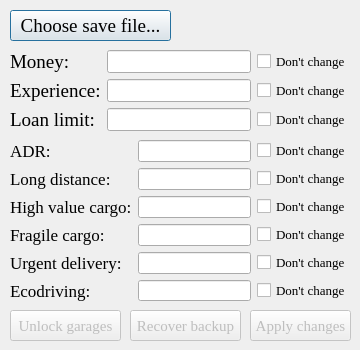
<?xml version="1.0" encoding="UTF-8"?>
<ui version="4.0">
 <author>JDM170</author>
 <class>MainWindow</class>
 <widget class="QDialog" name="MainWindow">
  <property name="geometry">
   <rect>
    <x>0</x>
    <y>0</y>
    <width>360</width>
    <height>350</height>
   </rect>
  </property>
  <property name="minimumSize">
   <size>
    <width>360</width>
    <height>350</height>
   </size>
  </property>
  <property name="maximumSize">
   <size>
    <width>360</width>
    <height>350</height>
   </size>
  </property>
  <property name="font">
   <font>
    <family>Times New Roman</family>
    <pointsize>12</pointsize>
   </font>
  </property>
  <property name="windowTitle">
   <string>SaveWizard</string>
  </property>
  <widget class="QWidget" name="gridLayoutWidget">
   <property name="geometry">
    <rect>
     <x>10</x>
     <y>50</y>
     <width>341</width>
     <height>81</height>
    </rect>
   </property>
   <layout class="QGridLayout" name="basic_inf_layout">
    <item row="0" column="1">
     <widget class="QLineEdit" name="money_edit">
      <property name="font">
       <font>
        <family>Times New Roman</family>
        <pointsize>10</pointsize>
       </font>
      </property>
     </widget>
    </item>
    <item row="0" column="2">
     <widget class="QCheckBox" name="money_dont_change">
      <property name="font">
       <font>
        <family>Times New Roman</family>
        <pointsize>10</pointsize>
       </font>
      </property>
      <property name="text">
       <string>Don't change</string>
      </property>
     </widget>
    </item>
    <item row="1" column="0">
     <widget class="QLabel" name="xp_label">
      <property name="font">
       <font>
        <family>Times New Roman</family>
        <pointsize>14</pointsize>
       </font>
      </property>
      <property name="text">
       <string>Experience:</string>
      </property>
     </widget>
    </item>
    <item row="1" column="1">
     <widget class="QLineEdit" name="xp_edit">
      <property name="font">
       <font>
        <family>Times New Roman</family>
        <pointsize>10</pointsize>
       </font>
      </property>
     </widget>
    </item>
    <item row="1" column="2">
     <widget class="QCheckBox" name="xp_dont_change">
      <property name="font">
       <font>
        <family>Times New Roman</family>
        <pointsize>10</pointsize>
       </font>
      </property>
      <property name="text">
       <string>Don't change</string>
      </property>
     </widget>
    </item>
    <item row="2" column="0">
     <widget class="QLabel" name="loan_limit_label">
      <property name="font">
       <font>
        <family>Times New Roman</family>
        <pointsize>14</pointsize>
       </font>
      </property>
      <property name="text">
       <string>Loan limit:</string>
      </property>
     </widget>
    </item>
    <item row="2" column="1">
     <widget class="QLineEdit" name="loan_limit_edit">
      <property name="font">
       <font>
        <family>Times New Roman</family>
        <pointsize>10</pointsize>
       </font>
      </property>
     </widget>
    </item>
    <item row="2" column="2">
     <widget class="QCheckBox" name="loan_limit_dont_change">
      <property name="font">
       <font>
        <family>Times New Roman</family>
        <pointsize>10</pointsize>
       </font>
      </property>
      <property name="text">
       <string>Don't change</string>
      </property>
     </widget>
    </item>
    <item row="0" column="0">
     <widget class="QLabel" name="money_label">
      <property name="font">
       <font>
        <family>Times New Roman</family>
        <pointsize>14</pointsize>
       </font>
      </property>
      <property name="text">
       <string>Money:</string>
      </property>
     </widget>
    </item>
   </layout>
  </widget>
  <widget class="QPushButton" name="path_button">
   <property name="geometry">
    <rect>
     <x>10</x>
     <y>10</y>
     <width>161</width>
     <height>31</height>
    </rect>
   </property>
   <property name="font">
    <font>
     <family>Times New Roman</family>
     <pointsize>14</pointsize>
    </font>
   </property>
   <property name="text">
    <string>Choose save file...</string>
   </property>
  </widget>
  <widget class="QPushButton" name="backup">
   <property name="enabled">
    <bool>false</bool>
   </property>
   <property name="geometry">
    <rect>
     <x>130</x>
     <y>310</y>
     <width>111</width>
     <height>31</height>
    </rect>
   </property>
   <property name="font">
    <font>
     <family>Times New Roman</family>
     <pointsize>11</pointsize>
    </font>
   </property>
   <property name="text">
    <string>Recover backup</string>
   </property>
  </widget>
  <widget class="QCheckBox" name="dont_change_all_inf">
   <property name="enabled">
    <bool>false</bool>
   </property>
   <property name="geometry">
    <rect>
     <x>80</x>
     <y>350</y>
     <width>211</width>
     <height>21</height>
    </rect>
   </property>
   <property name="font">
    <font>
     <family>Times New Roman</family>
     <pointsize>10</pointsize>
    </font>
   </property>
   <property name="text">
    <string>Don't save all changes in this form</string>
   </property>
   <property name="checkable">
    <bool>false</bool>
   </property>
  </widget>
  <widget class="QWidget" name="gridLayoutWidget_3">
   <property name="geometry">
    <rect>
     <x>10</x>
     <y>140</y>
     <width>341</width>
     <height>161</height>
    </rect>
   </property>
   <layout class="QGridLayout" name="skills_layout">
    <item row="1" column="1">
     <widget class="QLineEdit" name="long_distance_edit">
      <property name="font">
       <font>
        <family>Times New Roman</family>
        <pointsize>10</pointsize>
       </font>
      </property>
     </widget>
    </item>
    <item row="4" column="0">
     <widget class="QLabel" name="urgent_delivery_label">
      <property name="font">
       <font>
        <family>Times New Roman</family>
        <pointsize>13</pointsize>
       </font>
      </property>
      <property name="text">
       <string>Urgent delivery:</string>
      </property>
     </widget>
    </item>
    <item row="5" column="2">
     <widget class="QCheckBox" name="ecodriving_dont_change">
      <property name="font">
       <font>
        <family>Times New Roman</family>
        <pointsize>10</pointsize>
       </font>
      </property>
      <property name="text">
       <string>Don't change</string>
      </property>
     </widget>
    </item>
    <item row="0" column="1">
     <widget class="QLineEdit" name="adr_edit">
      <property name="font">
       <font>
        <family>Times New Roman</family>
        <pointsize>10</pointsize>
       </font>
      </property>
     </widget>
    </item>
    <item row="4" column="1">
     <widget class="QLineEdit" name="urgent_delivery_edit">
      <property name="font">
       <font>
        <family>Times New Roman</family>
        <pointsize>10</pointsize>
       </font>
      </property>
     </widget>
    </item>
    <item row="3" column="2">
     <widget class="QCheckBox" name="fragile_cargo_dont_change">
      <property name="font">
       <font>
        <family>Times New Roman</family>
        <pointsize>10</pointsize>
       </font>
      </property>
      <property name="text">
       <string>Don't change</string>
      </property>
     </widget>
    </item>
    <item row="5" column="1">
     <widget class="QLineEdit" name="ecodriving_edit">
      <property name="font">
       <font>
        <family>Times New Roman</family>
        <pointsize>10</pointsize>
       </font>
      </property>
     </widget>
    </item>
    <item row="2" column="2">
     <widget class="QCheckBox" name="high_value_cargo_dont_change">
      <property name="font">
       <font>
        <family>Times New Roman</family>
        <pointsize>10</pointsize>
       </font>
      </property>
      <property name="text">
       <string>Don't change</string>
      </property>
     </widget>
    </item>
    <item row="3" column="1">
     <widget class="QLineEdit" name="fragile_cargo_edit">
      <property name="font">
       <font>
        <family>Times New Roman</family>
        <pointsize>10</pointsize>
       </font>
      </property>
     </widget>
    </item>
    <item row="0" column="2">
     <widget class="QCheckBox" name="adr_dont_change">
      <property name="font">
       <font>
        <family>Times New Roman</family>
        <pointsize>10</pointsize>
       </font>
      </property>
      <property name="text">
       <string>Don't change</string>
      </property>
     </widget>
    </item>
    <item row="1" column="2">
     <widget class="QCheckBox" name="long_distance_dont_change">
      <property name="font">
       <font>
        <family>Times New Roman</family>
        <pointsize>10</pointsize>
       </font>
      </property>
      <property name="text">
       <string>Don't change</string>
      </property>
     </widget>
    </item>
    <item row="2" column="1">
     <widget class="QLineEdit" name="high_value_cargo_edit">
      <property name="font">
       <font>
        <family>Times New Roman</family>
        <pointsize>10</pointsize>
       </font>
      </property>
     </widget>
    </item>
    <item row="2" column="0">
     <widget class="QLabel" name="high_value_cargo_label">
      <property name="font">
       <font>
        <family>Times New Roman</family>
        <pointsize>13</pointsize>
       </font>
      </property>
      <property name="text">
       <string>High value cargo:</string>
      </property>
     </widget>
    </item>
    <item row="3" column="0">
     <widget class="QLabel" name="fragile_cargo_label">
      <property name="font">
       <font>
        <family>Times New Roman</family>
        <pointsize>13</pointsize>
       </font>
      </property>
      <property name="text">
       <string>Fragile cargo:</string>
      </property>
     </widget>
    </item>
    <item row="5" column="0">
     <widget class="QLabel" name="ecodriving_label">
      <property name="font">
       <font>
        <family>Times New Roman</family>
        <pointsize>13</pointsize>
       </font>
      </property>
      <property name="text">
       <string>Ecodriving:</string>
      </property>
     </widget>
    </item>
    <item row="4" column="2">
     <widget class="QCheckBox" name="urgent_delivery_dont_change">
      <property name="font">
       <font>
        <family>Times New Roman</family>
        <pointsize>10</pointsize>
       </font>
      </property>
      <property name="text">
       <string>Don't change</string>
      </property>
     </widget>
    </item>
    <item row="1" column="0">
     <widget class="QLabel" name="long_distance_label">
      <property name="font">
       <font>
        <family>Times New Roman</family>
        <pointsize>13</pointsize>
       </font>
      </property>
      <property name="text">
       <string>Long distance:</string>
      </property>
     </widget>
    </item>
    <item row="0" column="0">
     <widget class="QLabel" name="adr_label">
      <property name="font">
       <font>
        <family>Times New Roman</family>
        <pointsize>13</pointsize>
       </font>
      </property>
      <property name="text">
       <string>ADR:</string>
      </property>
     </widget>
    </item>
   </layout>
  </widget>
  <widget class="QPushButton" name="apply">
   <property name="enabled">
    <bool>false</bool>
   </property>
   <property name="geometry">
    <rect>
     <x>250</x>
     <y>310</y>
     <width>101</width>
     <height>31</height>
    </rect>
   </property>
   <property name="font">
    <font>
     <family>Times New Roman</family>
     <pointsize>11</pointsize>
    </font>
   </property>
   <property name="text">
    <string>Apply changes</string>
   </property>
  </widget>
  <widget class="QToolButton" name="second_window">
   <property name="enabled">
    <bool>false</bool>
   </property>
   <property name="geometry">
    <rect>
     <x>10</x>
     <y>310</y>
     <width>111</width>
     <height>31</height>
    </rect>
   </property>
   <property name="font">
    <font>
     <pointsize>11</pointsize>
    </font>
   </property>
   <property name="text">
    <string>Unlock garages</string>
   </property>
  </widget>
 </widget>
 <tabstops>
  <tabstop>path_button</tabstop>
  <tabstop>money_edit</tabstop>
  <tabstop>money_dont_change</tabstop>
  <tabstop>xp_edit</tabstop>
  <tabstop>xp_dont_change</tabstop>
  <tabstop>loan_limit_edit</tabstop>
  <tabstop>loan_limit_dont_change</tabstop>
  <tabstop>adr_edit</tabstop>
  <tabstop>adr_dont_change</tabstop>
  <tabstop>long_distance_edit</tabstop>
  <tabstop>long_distance_dont_change</tabstop>
  <tabstop>high_value_cargo_edit</tabstop>
  <tabstop>high_value_cargo_dont_change</tabstop>
  <tabstop>fragile_cargo_edit</tabstop>
  <tabstop>fragile_cargo_dont_change</tabstop>
  <tabstop>urgent_delivery_edit</tabstop>
  <tabstop>urgent_delivery_dont_change</tabstop>
  <tabstop>ecodriving_edit</tabstop>
  <tabstop>ecodriving_dont_change</tabstop>
  <tabstop>second_window</tabstop>
  <tabstop>backup</tabstop>
  <tabstop>apply</tabstop>
  <tabstop>dont_change_all_inf</tabstop>
 </tabstops>
 <resources/>
 <connections/>
</ui>
